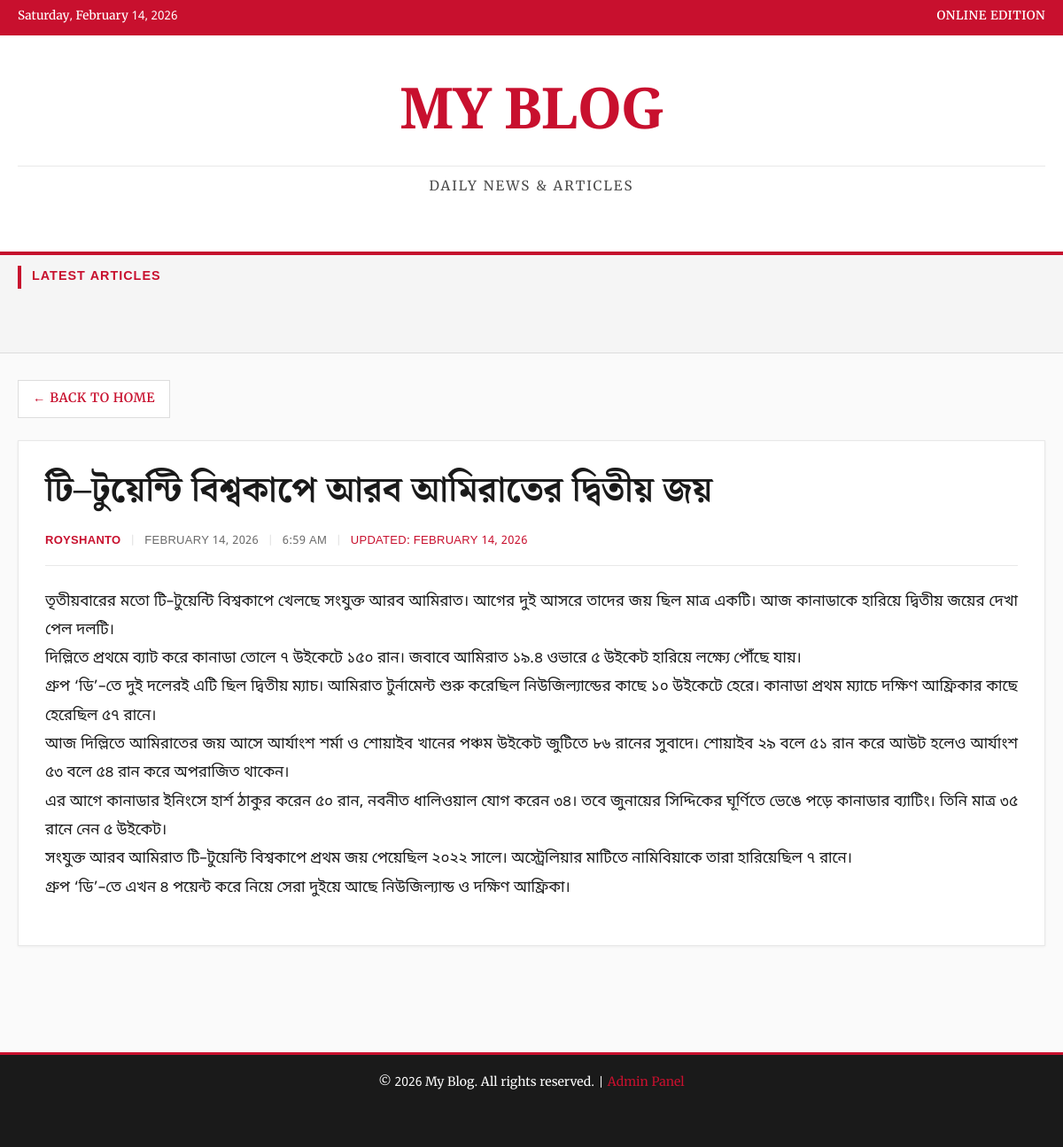
The app's page /post/2/ with its own data.
### blog/models.py (models this page shows, shortened)
class Post(models.Model):
    title = models.CharField(max_length=200)
    content = models.TextField()
    author = models.ForeignKey(User, on_delete=models.CASCADE)
    category = models.ForeignKey(Category, on_delete=models.SET_NULL, null=True, blank=True, related_name='posts')
    created_at = models.DateTimeField(default=timezone.now)
    updated_at = models.DateTimeField(auto_now=True)
    class Meta:
        ordering = ['-created_at']

### blog/views.py (the view)
# urls.py: path('post/<int:pk>/', views.post_detail, name='post_detail'),
def post_detail(request, pk):
    post = get_object_or_404(Post, pk=pk)
    return render(request, 'blog/post_detail.html', {'post': post})

### blog/templates/blog/post_detail.html (shortened to what this page needs)
{% extends 'blog/base.html' %}
{% block content %}
    <a href="{% url 'blog:home' %}" class="back-link">← Back to Home</a>
    <article class="content-wrapper">
        <div class="post featured-post" style="border: none; padding: 0; margin: 0; box-shadow: none;">
            <h2 style="font-size: 2.5rem; line-height: 1.3; margin-bottom: 20px;">{{ post.title }}</h2>
            <div class="post-meta" style="margin-bottom: 25px; padding-bottom: 15px; border-bottom: 1px solid var(--border-light);">
                <span class="author">{{ post.author }}</span>
                <span class="separator">|</span>
                <span class="date">{{ post.created_at|date:"F d, Y" }}</span>
                <span class="separator">|</span>
                <span class="time">{{ post.created_at|date:"g:i A" }}</span>
                {% if post.updated_at != post.created_at %}
                    <span class="separator">|</span>
                    <span style="color: var(--prothom-alo-red);">Updated: {{ post.updated_at|date:"F d, Y" }}</span>
                {% endif %}
            </div>
            <div class="post-content" style="font-size: 1.0625rem; line-height: 1.9;">
                {{ post.content|linebreaks }}
            </div>
        </div>
    </article>
{% endblock %}

### blog/templates/blog/base.html (style rules this page uses)
* { margin: 0; padding: 0; box-sizing: border-box; }
:root { --prothom-alo-red: #c8102e; --prothom-alo-dark: #9d0a23; --prothom-alo-light: #e8324f; --text-dark: #1a1a1a; --text-gray: #4a4a4a; --text-light: #6a6a6a; --bg-light: #f5f5f5; --bg-cream: #fafafa; --white: #ffffff; --border-gray: #ddd; --border-light: #e8e8e8; --shadow-sm: 0 1px 3px rgba(0, 0, 0, 0.06); --shadow: 0 2px 4px rgba(0, 0, 0, 0.08); --shadow-md: 0 4px 8px rgba(0, 0, 0, 0.1); }
body { font-family: 'Noto Sans Bengali', 'Merriweather', Georgia, serif; line-height: 1.75; background: var(--bg-cream); color: var(--text-dark); min-height: 100vh; }
.post { background: var(--white); padding: 0 0 25px 0; margin-bottom: 30px; border-bottom: 2px solid var(--border-light); transition: all 0.2s ease; position: relative; }
.featured-post { border: 1px solid var(--border-gray); padding: 25px; margin-bottom: 35px; box-shadow: var(--shadow); }
.post h2 { font-family: 'Noto Serif Bengali', 'Merriweather', serif; color: var(--text-dark); margin-bottom: 10px; font-size: 1.75rem; line-height: 1.4; font-weight: 700; }
.featured-post h2 { font-size: 2.25rem; margin-bottom: 15px; }
.post-meta { color: var(--text-light); font-size: 0.8125rem; font-weight: 400; margin-bottom: 15px; font-family: 'Noto Sans Bengali', sans-serif; text-transform: uppercase; letter-spacing: 0.3px; }
.post-meta .author { color: var(--prothom-alo-red); font-weight: 600; }
.post-meta .separator { margin: 0 6px; color: var(--border-gray); }
.post-content { color: var(--text-dark); line-height: 1.8; font-size: 1rem; margin-bottom: 18px; font-family: 'Noto Sans Bengali', Georgia, serif; text-align: justify; }
.back-link { display: inline-flex; align-items: center; gap: 8px; margin-bottom: 25px; color: var(--prothom-alo-red); text-decoration: none; font-weight: 600; font-size: 0.9rem; padding: 8px 16px; background: var(--white); border: 1px solid var(--border-gray); transition: all 0.2s ease; text-transform: uppercase; letter-spacing: 0.5px; }
.content-wrapper { background: var(--white); padding: 30px; margin-bottom: 30px; border: 1px solid var(--border-light); box-shadow: var(--shadow-sm); }
.post { animation: fadeIn 0.4s ease forwards; }

### records on screen
Post: title "টি–টুয়েন্টি বিশ্বকাপে আরব আমিরাতের দ্বিতীয় জয়", author "ROYSHANTO", created_at "FEBRUARY 14, 2026", created_at "6:59 AM", updated_at "FEBRUARY 14, 2026", content "তৃতীয়বারের মতো টি–টুয়েন্টি বিশ্বকাপে খেলছে সংযুক্ত আরব আমিরাত। আগের দুই আসরে তাদের জয় ছিল মাত্র একটি। আজ কানাডাকে হারিয়ে দ্বিতীয় জয়ের দেখা পেল দলটি। দিল্লিতে প্রথমে ব্যাট করে কানাডা তোলে ৭ উইকেটে ১৫০ রান। জবাবে আমিরাত ১৯.৪ ওভারে ৫ উইকেট হারিয়ে লক্ষ্যে পৌঁছে যায়। গ্রুপ ‘ডি’–তে দুই দলেরই এটি ছিল দ্বিতীয় ম্যাচ। আমিরাত টুর্নামেন্ট শুরু করেছিল নিউজিল্যান্ডের কাছে ১০ উইকেটে হেরে। কানাডা প্রথম ম্যাচে দক্ষিণ আফ্রিকার কাছে হেরেছিল ৫৭ রানে। আজ দিল্লিতে আমিরাতের জয় আসে আর্যাংশ শর্মা ও শোয়াইব খানের পঞ্চম উইকেট জুটিতে ৮৬ রানের সুবাদে। শোয়াইব ২৯ বলে ৫১ রান করে আউট হলেও আর্যাংশ ৫৩ বলে ৫৪ রান করে অপরাজিত থাকেন। এর আগে কানাডার ইনিংসে হার্শ ঠাকুর করেন ৫০ রান, নবনীত ধালিওয়াল যোগ করেন ৩৪। তবে জুনায়ের সিদ্দিকের…"
